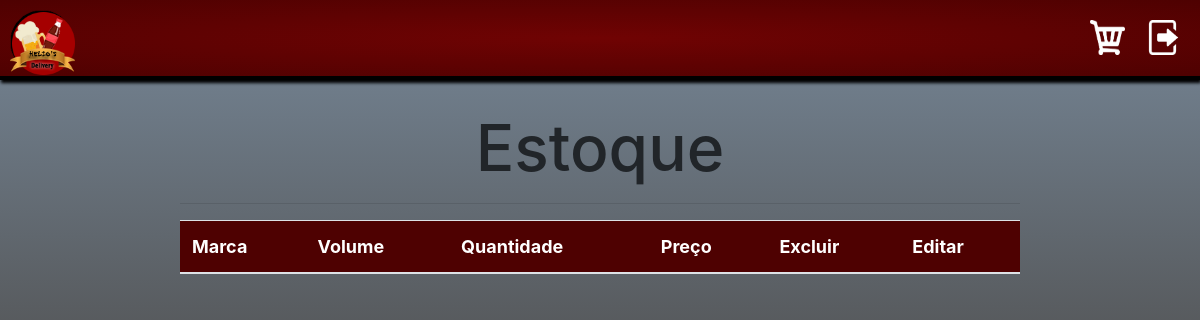
/estoque (signed in), run on an earlier commit of the app's database.
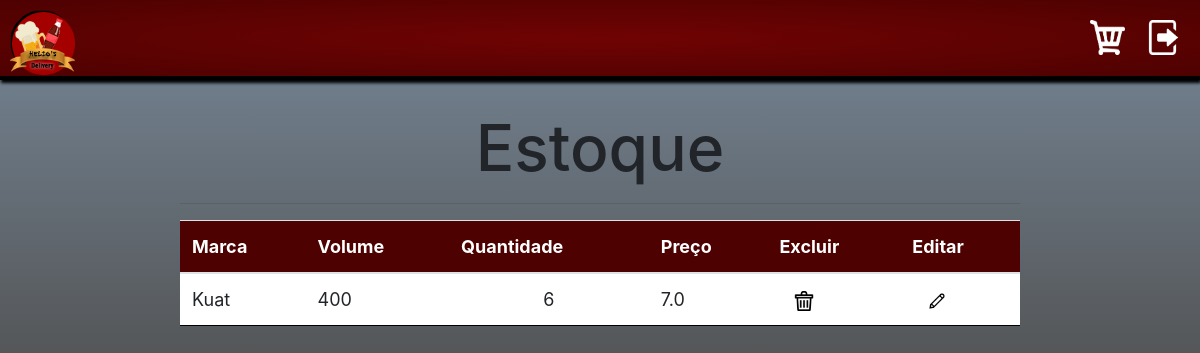
And on a later commit of the database.
### tables this page shows
CREATE TABLE produtos(id INTEGER NOT NULL PRIMARY KEY AUTOINCREMENT, Marca TEXT, Volume TEXT, Quantidade INTEGER, Preco REAL);

### App.py (the view)
@app.route("/estoque")
@login_required
def estoque():
   db = MostrarTabela()
   return render_template("estoque.html", db = db)

### auxiliares.py (called while the page is built)
def login_required(f):
    @wraps(f)
    def decorated_function(*args, **kwargs):
        if session.get("name") is None:
            return redirect(url_for('login', next=request.url))
        return f(*args, **kwargs)
    return decorated_function

### funcoesSQL.py (called while the page is built)
def MostrarTabela():
    con = sqlite3.connect("deposit.db")
    cur = con.cursor()
    data = cur.execute('''SELECT * FROM produtos''').fetchall()
    cur.close()
    con.close()
    return data

### templates/estoque.html (shortened to what this page needs)
{%extends "layout.html"%}
{%block body%}
    <h1>Estoque</h1>
    <hr>
    <table class="table">
        <thead>
        <tr>
            <th scope="col">Marca</th>
            <th scope="col">Volume</th>
            <th scope="col">Quantidade</th>
            <th scope="col">Preço</th>
            <th scope="col">Excluir</th>
            <th scope="col">Editar</th>
        </tr>
        </thead>
        <tbody>
            {% for row in db %}
                <tr>
                    <td>{{ row[1] }}</td>
                    <td>{{ row[2] }}</td>
                    <td class="td">{{ row[3] }}</td>
                    <td>{{ row[4] }}</td>
                    <td><a href="/excluir"><img class="excluir" src="{{ url_for('static', filename='excluir.png') }}"></a></td>
                    <td><a href=""><img class="editar" src="{{ url_for('static', filename='editar.png') }}"></a></td>
                </tr>
            {% endfor %}
        </tbody>
    </table>
{%endblock%}

### templates/layout.html (shortened to what this page needs)
<!DOCTYPE html>
<html lang="pt-br">
<link rel="stylesheet" href="https://cdn.jsdelivr.net/npm/bootstrap@4.1.3/dist/css/bootstrap.min.css">
<link href="/static/style.css/" rel="stylesheet">
<body>
    <div class="principal">
        <header>
            <a href="/logout"><img src="{{ url_for('static', filename='sair.png') }}" class = "sair"></a>
            <a href="/carrinho"><img src="{{ url_for('static', filename='carrinho.png') }}" class = "carrinho"></a>
            <a><img src="{{ url_for('static', filename='logo.png') }}" class = "logo"></a>
        </header>
        <div class="menu">
            {%block body%} {%endblock%}
        </div>
    </div>
</body>
</html>

### static/style.css (style rules this page uses)
* { margin: 0%; padding: 0%; }
.principal { position: relative; width: 100%; height: 100vh; background-color: lightslategray; background-image: linear-gradient(lightslategray, rgb(80, 80, 80), rgb(49, 49, 49)); }
.logo { position: relative; width: 65px; height: 65px; margin-left: 10px; margin-top: 10px; float: left; }
.sair { position: relative; width: 35px; height: 35px; margin-right: 20px; margin-top: 20px; float: right ; }
.carrinho { position: relative; width: 35px; height: 35px; margin-right: 20px; margin-top: 20px; float: right ; }
.menu { position: relative; align-items: center; text-align: center; width: 70%; margin-left: 15%; height: 800px; padding-top: 30px; font-size: 18px; }
table { width: 100%; border-radius: 20px; }
th { height: 50px; background-color: rgb(78, 1, 1); color: white ; }
tr, td { padding: 15px; text-align: left; border-bottom: 1px solid black; }
tr { background-color: rgb(255, 255, 255); }
.excluir { width: 20px; height: 20px; margin-left: 15px; }
.editar { width: 20px; height: 20px; margin-left: 15px; }
.td { text-align: center; }
h1 { font-size: 64px; }
header { position: relative; background-image: radial-gradient(rgb(112, 3, 3), rgb(78, 1, 1)); width: 100%; height: 80px; border-bottom: 4px solid black; box-shadow: 1px 3px 3px black; }

What changed in the data, as far as the page shows it:
added produtos: Marca "Kuat", Volume "400", Quantidade "6", Preco "7.0"
